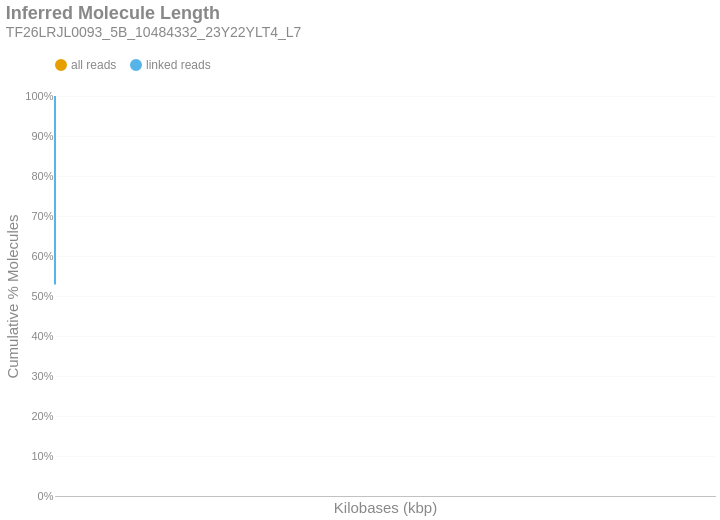

Here is the notebook cell this chart was saved with:
### Markdown cell above
### Inferred Molecule Length
This is the cumulative frequency distribution of molecule lengths inferred from the first and last alignment positions along a contig for all alignments associated with a single linked-read barcode on a given contig.There are two distributions: one with `all` the alignments (yellow) and another with only `linked reads` (blue). The percent of molecules in the `linked reads` distribution is relative to the total number of linked molecules.

### Code cell
if SKIPLR:
    print_html(f"Skipped")
else:
    binned_df = consolidated_hist(valids['length_inferred']/1000, mask, 10, True)
    binned_df = binned_df.with_columns(
        pl.when(pl.col('bin').cast(pl.Utf8) == '0').then(pl.lit('1')).otherwise(pl.col('bin').cast(pl.Utf8)).alias('bin')
    )
    with SafeRender(binned_df):
        (
            density_plot(binned_df, 'Inferred Molecule Length', samplename, 'inferredlen')
            .transform_calculate(bin_kb='datum.bin / 1000')
            .encode(
                x=alt.X('bin_kb:Q', title="Kilobases (kbp)").scale(type='log', padding=0).axis(labelAngle=-40),
                y=alt.Y('value:Q', title='Cumulative % Molecules')
                    .axis(format='%')
                    .stack(False)
                    .scale(domainMin=0, domainMax=1,padding=0),
                color=alt.Color("key:N").scale(domain = ["all reads", "linked reads"]),
                tooltip = [
                    alt.Tooltip("key:N", title = "Data Type"),
                    alt.Tooltip("range_label:N", title="Kilobases"),
                    alt.Tooltip("value:Q", format = ".2%", title="% Molecules (Cum.)")
                ]
            )
        ).display()

### Figure 1 — Vega-Lite specification as saved in the notebook (floating-point values rounded to 4 significant figures)
{"width": "container", "height": 400, "config": {"title": {"anchor": "start", "dy": -15, "fontSize": 18, "color": "#888888", "subtitleColor": "#888888", "subtitleFontSize": 14}, "arc": {"fill": "#0072B2"}, "axis": {"domainColor": "#888888", "domainWidth": 0.5, "gridWidth": 0.2, "grid": false, "titleFontWeight": 400, "titleFontSize": 15, "labelFontSize": 11, "labelColor": "#888888", "tickColor": "#888888", "tickWidth": 0.2, "titleColor": "#888888"}, "axisBand": {"grid": false}, "axisX": {"grid": true, "tickSize": 10, "domainCap": "round"}, "axisY": {"domain": false, "grid": true, "tickSize": 0, "domainCap": "round"}, "background": "transparent", "header": {"labelFontSize": 15, "labelColor": "#888888", "titleFontSize": 15, "titleFontWeight": 600, "titleColor": "#888888"}, "legend": {"labelFont": "sans-serif", "labelFontSize": 12, "labelColor": "#888888", "symbolSize": 100, "symbolType": "circle", "titleFontSize": 12, "titlePadding": 10, "titleColor": "#888888", "title": null, "orient": "top"}, "range": {"category": ["#E69F00", "#56B4E9", "#009E73", "#F0E442", "#0072B2", "#D55E00", "#CC79A7", "#000000"], "diverging": ["#cfe8f3", "#a2d4ec", "#73bfe2", "#46abdb", "#1696d2", "#12719e"]}, "area": {"fill": "#0072B2", "fillOpacity": 0.7, "line": true, "strokeOpacity": 0.7}, "line": {"color": "#0072B2", "stroke": "#0072B2", "strokeWidth": 2}, "trail": {"color": "#0072B2", "stroke": "#0072B2", "strokeWidth": 0, "size": 1}, "point": {"filled": true, "fillOpacity": 1.0, "size": 95}, "text": {"color": "#888888", "fontSize": 11, "align": "right", "fontWeight": 400, "size": 11}, "bar": {"fill": "#0072B2", "stroke": null}, "view": {"stroke": null, "continuousWidth": 660, "continuousHeight": 400}}, "data": {"name": "data-461955788e62156e7cf698b2074ca62a"}, "mark": {"type": "line", "interpolate": "monotone", "point": {"opacity": 0, "size": 275}}, "encoding": {"color": {"field": "key", "scale": {"domain": ["all reads", "linked reads"]}, "type": "nominal"}, "tooltip": [{"field": "key", "title": "Data Type", "type": "nominal"}, {"field": "range_label", "title": "Kilobases", "type": "nominal"}, {"field": "value", "format": ".2%", "title": "% Molecules (Cum.)", "type": "quantitative"}], "x": {"axis": {"labelAngle": -40}, "field": "bin_kb", "scale": {"type": "log", "padding": 0}, "title": "Kilobases (kbp)", "type": "quantitative"}, "y": {"axis": {"format": "%"}, "field": "value", "scale": {"domainMin": 0, "domainMax": 1, "padding": 0}, "stack": false, "title": "Cumulative % Molecules", "type": "quantitative"}}, "params": [{"name": "param_c36ac31b6afebe62", "select": {"type": "point", "fields": ["key"]}, "bind": "legend"}], "title": {"text": "Inferred Molecule Length", "subtitle": "TF26LRJL0093_5B_10484332_23Y22YLT4_L7"}, "transform": [{"fold": ["all reads (cumsum)", "linked reads (cumsum)"]}, {"calculate": "replace(datum.key, ' (cumsum)', '')", "as": "key"}, {"filter": {"param": "param_c36ac31b6afebe62"}}, {"calculate": "datum.bin / 1000", "as": "bin_kb"}], "usermeta": {"embedOptions": {"downloadFileName": "TF26LRJL0093_5B_10484332_23Y22YLT4_L7.inferredlen"}}, "$schema": "https://vega.github.io/schema/vega-lite/v6.4.1.json", "datasets": {"data-461955788e62156e7cf698b2074ca62a": [{"bin": "0.0", "interval": "0.0-10.0", "all reads": 0.8359, "linked reads": 0.5287, "all reads (cumsum)": 0.8359, "linked reads (cumsum)": 0.5287, "range_label": "0-9"}, {"bin": "10.0", "interval": "10.0-20.0", "all reads": 0.07788, "linked reads": 0.2218, "all reads (cumsum)": 0.9137, "linked reads (cumsum)": 0.7505, "range_label": "10-19"}, {"bin": "20.0", "interval": "20.0-30.0", "all reads": 0.04254, "linked reads": 0.1225, "all reads (cumsum)": 0.9563, "linked reads (cumsum)": 0.873, "range_label": "20-29"}, {"bin": "30.0", "interval": "30.0-40.0", "all reads": 0.02298, "linked reads": 0.06643, "all reads (cumsum)": 0.9793, "linked reads (cumsum)": 0.9394, "range_label": "30-39"}, {"bin": "40.0", "interval": "40.0-50.0", "all reads": 0.01244, "linked reads": 0.03605, "all reads (cumsum)": 0.9917, "linked reads (cumsum)": 0.9755, "range_label": "40-49"}, {"bin": "50.0", "interval": "50.0-60.0", "all reads": 0.004902, "linked reads": 0.01448, "all reads (cumsum)": 0.9966, "linked reads (cumsum)": 0.9899, "range_label": "50-59"}, {"bin": "60.0", "interval": "60.0-70.0", "all reads": 0.001965, "linked reads": 0.005815, "all reads (cumsum)": 0.9986, "linked reads (cumsum)": 0.9958, "range_label": "60-69"}, {"bin": "70.0", "interval": "70.0-80.0", "all reads": 0.0008444, "linked reads": 0.002497, "all reads (cumsum)": 0.9994, "linked reads (cumsum)": 0.9983, "range_label": "70-79"}, {"bin": "80.0", "interval": "80.0-90.0", "all reads": 0.0003551, "linked reads": 0.001051, "all reads (cumsum)": 0.9998, "linked reads (cumsum)": 0.9993, "range_label": "80-89"}, {"bin": "90.0", "interval": "90.0-100.0", "all reads": 0.0001507, "linked reads": 0.0004468, "all reads (cumsum)": 0.9999, "linked reads (cumsum)": 0.9998, "range_label": "90-99"}, {"bin": "100.0", "interval": "100.0-110.0", "all reads": 5.109e-05, "linked reads": 0.0001514, "all reads (cumsum)": 1.0, "linked reads (cumsum)": 0.9999, "range_label": "100-109"}, {"bin": "110.0", "interval": "110.0-120.0", "all reads": 2.267e-05, "linked reads": 6.718e-05, "all reads (cumsum)": 1.0, "linked reads (cumsum)": 1.0, "range_label": "110-119"}, {"bin": "120.0", "interval": "120.0-130.0", "all reads": 5.397e-06, "linked reads": 1.599e-05, "all reads (cumsum)": 1.0, "linked reads (cumsum)": 1.0, "range_label": "120-129"}, {"bin": "130.0", "interval": "130.0-140.0", "all reads": 2.518e-06, "linked reads": 7.464e-06, "all reads (cumsum)": 1.0, "linked reads (cumsum)": 1.0, "range_label": "130-139"}, {"bin": "140.0", "interval": "140.0-150.0", "all reads": 1.079e-06, "linked reads": 3.199e-06, "all reads (cumsum)": 1.0, "linked reads (cumsum)": 1.0, "range_label": "140-149"}, {"bin": "150.0", "interval": "150.0-160.0", "all reads": 0.0, "linked reads": 0.0, "all reads (cumsum)": 1.0, "linked reads (cumsum)": 1.0, "range_label": "150-159"}, {"bin": "160.0", "interval": "160.0-170.0", "all reads": 0.0, "linked reads": 0.0, "all reads (cumsum)": 1.0, "linked reads (cumsum)": 1.0, "range_label": "160-169"}, {"bin": "170.0", "interval": "170.0-180.0", "all reads": 0.0, "linked reads": 0.0, "all reads (cumsum)": 1.0, "linked reads (cumsum)": 1.0, "range_label": "170-179"}, {"bin": "180.0", "interval": "180.0-190.0", "all reads": 3.598e-07, "linked reads": 1.066e-06, "all reads (cumsum)": 1.0, "linked reads (cumsum)": 1.0, "range_label": "180-189"}]}}
